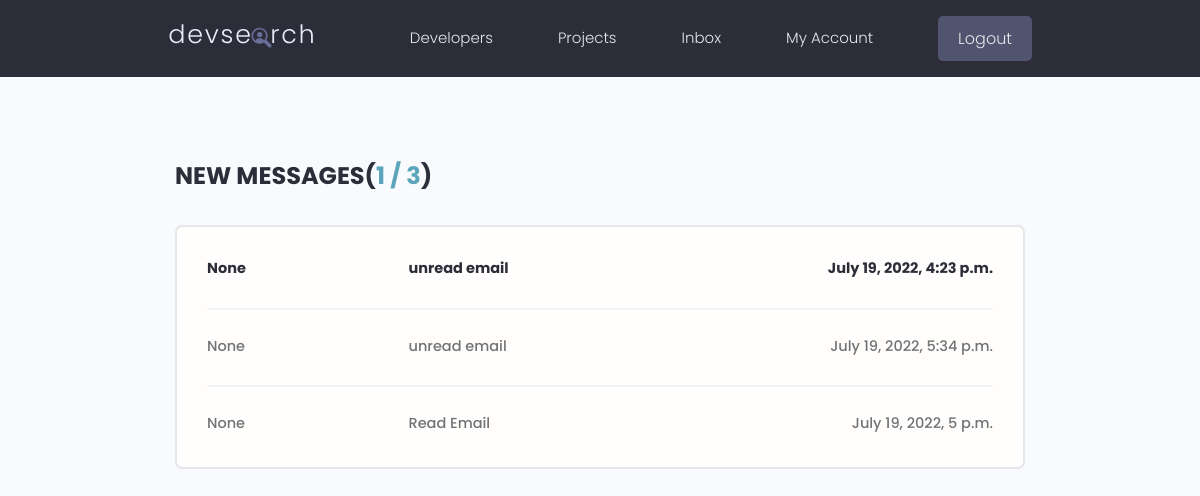
/inbox/ (signed in), run on the app's committed database.
### users/models.py (models this page shows, shortened)
class Message(models.Model):
  recipient = models.ForeignKey(Profile, on_delete=models.SET_NULL, null=True, related_name="messages")
  sender = models.ForeignKey(Profile, on_delete=models.SET_NULL, null=True)
  name = models.CharField(max_length=200, null=True, blank=True)
  email = models.EmailField(max_length=200, null=True, blank=True)
  subject = models.CharField(max_length=140, null=True, blank=True)
  body = models.TextField()
  is_read = models.BooleanField(default=False, null=True)
  created = models.DateTimeField(auto_now_add=True)
  id = models.UUIDField(default=uuid.uuid4, unique=True, primary_key=True, editable=False)
  class Meta:
    ordering = ['is_read', '-created', 'sender']

### users/views.py (the view)
# urls.py: path('inbox/', views.inbox, name='inbox'),
@login_required(login_url="login")
def inbox(request):
  profile = request.user.profile
  profileMessages = profile.messages.all()
  unreadCount = len(list(filter(lambda a: not a.is_read, profileMessages)))
  context = {
    'profile': profile,
    'profileMessages': profileMessages,
    'unreadCount': unreadCount
  }
  return render(request, 'users/inbox.html', context)

### users/templates/users/inbox.html
{% extends 'main.html' %}
{% block content %}
<main class="inbox my-xl">
  <div class="content-box">
    <h3 class="inbox__title">
      New Messages(<span>{{ unreadCount }} / {{ profileMessages.count }}</span>)
    </h3>
    <ul class="messages">
      {% for message in profileMessages %}
      {% if not message.is_read %}
      <li class="message message--unread">
        <a href="{% url 'show-message' message.id %}">
          <span class="message__author">{{ message.sender }}</span>
          <span class="message__subject">{{ message.subject }}</span>
          <span class="message__date">{{ message.created }}</span>
        </a>
      </li>
      {% else %}
      <li class="message message--read">
        <a href="{% url 'show-message' message.id %}">
          <span class="message__author">{{ message.sender }}</span>
          <span class="message__subject">{{ message.subject }}</span>
          <span class="message__date">{{ message.created }}</span>
        </a>
      </li>
      {% endif %}
      {% endfor %}
    </ul>
  </div>
</main>
{% endblock content %}

### static/styles/app.css (style rules this page uses)
:root { --color-sub: #2d2d39; }
.content-box { width: 95%; max-width: 85rem; margin: 0 auto; }
.inbox { height: 90vh; }
.inbox__title, .inbox__title span { font-size: 2.4rem; font-weight: 700; color: var(--color-sub); text-transform: uppercase; text-align: left; margin-bottom: 3rem; }
.inbox__title span { color: var(--color-main); }
.messages { list-style: none; background: var(--color-white); padding: 0.5rem 3rem; border: 2px solid var(--color-light); border-radius: 0.7rem; }
.message { padding: 2.5rem 0; }
.message > a span { font-size: 1.45rem; font-weight: 500; }
.message.message--unread a span { font-weight: 700; color: var(--color-sub); }
.message:not(:last-child) { border-bottom: 2px solid var(--color-white-light); }
.message > a { display: flex; gap: 1rem; }
.message__author, .message__date { flex-basis: 25%; }
.message__subject { flex-basis: 50%; }
.message__date { text-align: right; }

### static/uikit/styles/modules/_variables.css (style rules this page uses)
:root { --color-main: #5aa5b9; --color-main-light: #e6faff; --color-sub: #3f4156; --color-sub-light: #51546e; --color-sub-lighter: #ededfd; --color-text: #737373; --color-gray: #8b8b8b; --color-light: #e5e7eb; --color-light-gray: #767676; --color-bg: #f8fafd; --color-white: #fffefd; --color-white-light: #f3f3f3; --color-success: #359e64; --color-success-bg: #def8e8; --color-error: #fc4b0b; --color-error-bg: #fff2ee; --font-base: 'Poppins', arial, helvetica, 'Segoe UI', roboto, ubuntu, sans-serif; --font-monospace: 'Fira Code', 'Courier New', courier, monospace; --font-regular: 300; --font-medium: 500; --font-bold: 700; --generic-shadow: 1px 1px 5px #00000010; --generic-transition: all 0.3s ease-in-out; }

### static/uikit/styles/modules/_base.css (style rules this page uses)
* { margin: 0; padding: 0; box-sizing: border-box; text-rendering: optimizeLegibility; color: inherit; font-size: inherit; }
html { font-size: 50%; }
@media only screen and (min-width: 480px) { html { font-size: 56.25%; } }
@media only screen and (min-width: 1200px) { html { font-size: 62.5%; } }
body { line-height: 1.6; font-weight: 400; font-size: 1.5rem; color: var(--color-text); background-color: var(--color-bg); min-height: 100vh; }

### static/uikit/styles/modules/_typography.css (style rules this page uses)
* { font-family: var(--font-base); }
h3 { font-size: 3.2rem; font-weight: var(--font-medium); }
p, span, strong { font-size: 1.6rem; color: var(--color-text); font-weight: var(--font-regular); }
a { padding-bottom: 2px; text-decoration: none; display: inline-block; color: var(--color-main); font-weight: var(--font-medium); }

### static/uikit/styles/modules/_utilities.css (style rules this page uses)
.my-xl { margin: 8rem auto; }

### data on the page
Message: sender "None", subject "unread email", created "July 19, 2022, 4:23 p.m."
Message: sender "None", subject "unread email", created "July 19, 2022, 5:34 p.m."
Message: sender "None", subject "Read Email", created "July 19, 2022, 5 p.m."

### other printed values
{{ unreadCount }} "1"
{{ profileMessages.count }} "3"
